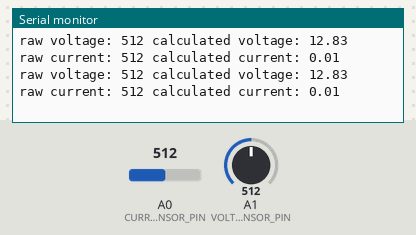
Simulated run of this sketch. Board: Arduino Uno, built with avr-gcc and run on an emulated ATmega328P. Parts: the last lines printed to the serial monitor. Inputs (shaded band) come from the test bench; at power-on: A0 (CURRENT_SENSOR_PIN) = 512, A1 (VOLTAGE_SENSOR_PIN) = 512.

Above: at 1.8 s.
1.9 s: A0 (CURRENT_SENSOR_PIN) set to 716
At 2.9 s:
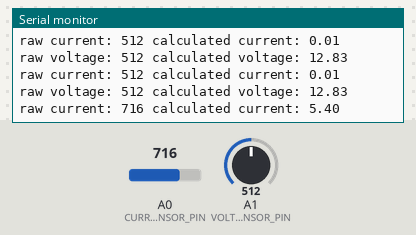
3.4 s: A1 (VOLTAGE_SENSOR_PIN) set to 716
At 4.7 s:
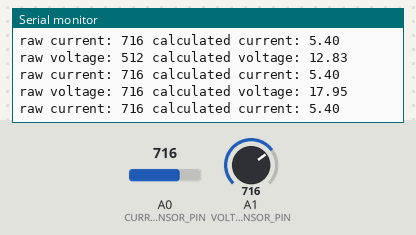
4.9 s: A0 (CURRENT_SENSOR_PIN) set to 900
At 5.8 s:
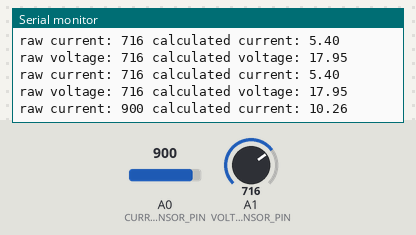
6.4 s: A1 (VOLTAGE_SENSOR_PIN) set to 900
At 8.0 s:
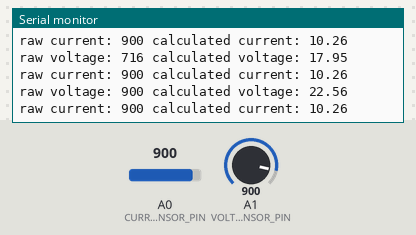
Timing chart, 0 to 8.9 s (numbered marks = the images above; inputs shaded):
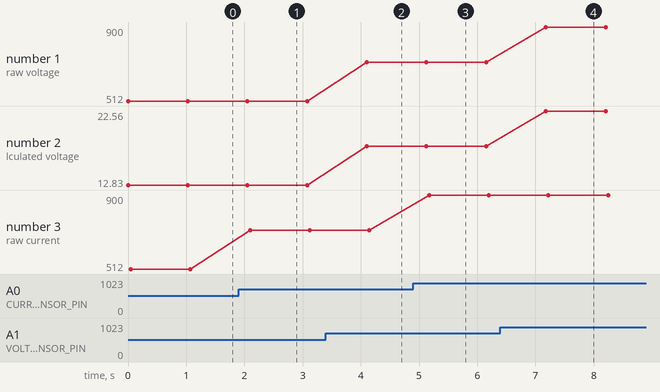

The sketch:

vip-sensor.ino
```cpp
#define CURRENT_SENSOR_PIN A0  // DCI -> Current Sensor Output
#define VOLTAGE_SENSOR_PIN A1  // DCV -> Voltage Sensor Output

void setup() {
    Serial.begin(9600);
}

void loop() {
    // Read Current Sensor (ACS712)
    int currentRaw = analogRead(CURRENT_SENSOR_PIN);
    float voltageCurrent = (currentRaw / 1023.0) * 5.0; // Convert ADC value to voltage
    float current = (voltageCurrent - 2.5) / 0.185; // ACS712-5A formula (adjust for your sensor)

    // Read Voltage Sensor (Voltage Divider)
    int voltageRaw = analogRead(VOLTAGE_SENSOR_PIN);
    float measuredVoltage = (voltageRaw / 1023.0) * 5.0; // Convert ADC to voltage
    float actualVoltage = measuredVoltage * 5.128; // Assuming 5.128:1 voltage divider

    // Print readings
    Serial.print("raw voltage: "); Serial.print(voltageRaw);
    Serial.print(" calculated voltage: "); Serial.println(actualVoltage);

    Serial.print("raw current: "); Serial.print(currentRaw);
    Serial.print(" calculated current: "); Serial.println(current);
    Serial.println();

    delay(1000);
}
```

Measured:
- after the input at 1.9 s, the serial monitor: prints a new line after 0.20 s (image 1)
- after the input at 3.4 s, the serial monitor: prints a new line after 0.70 s (image 2)
- after the input at 4.9 s, the serial monitor: prints a new line after 0.27 s (image 3)
- after the input at 6.4 s, the serial monitor: prints a new line after 0.78 s (image 4)
- plotted number 2: 12.83 → 17.95 after the input at 3.4 s, 17.95 → 22.56 after the input at 6.4 s
- plotted number 3: 512 → 716 after the input at 1.9 s, 716 → 900 after the input at 4.9 s
